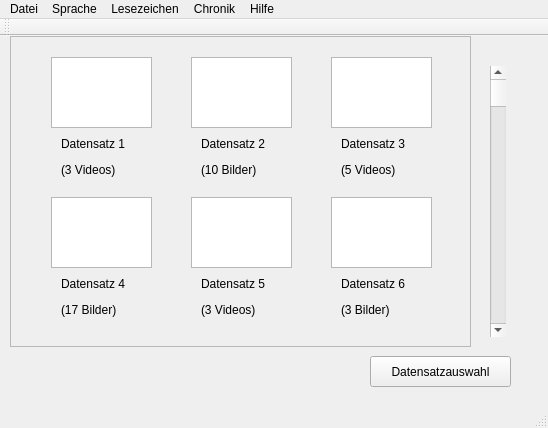
<?xml version="1.0" encoding="UTF-8"?>
<ui version="4.0">
 <class>MainWindow</class>
 <widget class="QMainWindow" name="MainWindow">
  <property name="geometry">
   <rect>
    <x>0</x>
    <y>0</y>
    <width>548</width>
    <height>428</height>
   </rect>
  </property>
  <property name="windowTitle">
   <string>MainWindow</string>
  </property>
  <widget class="QWidget" name="centralWidget">
   <widget class="QScrollBar" name="verticalScrollBar">
    <property name="geometry">
     <rect>
      <x>490</x>
      <y>30</y>
      <width>16</width>
      <height>271</height>
     </rect>
    </property>
    <property name="orientation">
     <enum>Qt::Vertical</enum>
    </property>
   </widget>
   <widget class="QScrollArea" name="scrollArea">
    <property name="geometry">
     <rect>
      <x>10</x>
      <y>0</y>
      <width>461</width>
      <height>311</height>
     </rect>
    </property>
    <property name="widgetResizable">
     <bool>true</bool>
    </property>
    <widget class="QWidget" name="scrollAreaWidgetContents">
     <property name="geometry">
      <rect>
       <x>0</x>
       <y>0</y>
       <width>459</width>
       <height>309</height>
      </rect>
     </property>
     <widget class="QGraphicsView" name="graphicsView_2">
      <property name="geometry">
       <rect>
        <x>180</x>
        <y>20</y>
        <width>101</width>
        <height>71</height>
       </rect>
      </property>
     </widget>
     <widget class="QLabel" name="label_2">
      <property name="geometry">
       <rect>
        <x>190</x>
        <y>90</y>
        <width>81</width>
        <height>61</height>
       </rect>
      </property>
      <property name="text">
       <string>&lt;html&gt;&lt;head/&gt;&lt;body&gt;&lt;p&gt;Datensatz 2&lt;/p&gt;&lt;p&gt;(10 Bilder)&lt;/p&gt;&lt;/body&gt;&lt;/html&gt;</string>
      </property>
     </widget>
     <widget class="QLabel" name="label_4">
      <property name="geometry">
       <rect>
        <x>50</x>
        <y>230</y>
        <width>81</width>
        <height>61</height>
       </rect>
      </property>
      <property name="text">
       <string>&lt;html&gt;&lt;head/&gt;&lt;body&gt;&lt;p&gt;Datensatz 4&lt;/p&gt;&lt;p&gt;(17 Bilder)&lt;/p&gt;&lt;/body&gt;&lt;/html&gt;</string>
      </property>
     </widget>
     <widget class="QLabel" name="label_6">
      <property name="geometry">
       <rect>
        <x>330</x>
        <y>230</y>
        <width>81</width>
        <height>61</height>
       </rect>
      </property>
      <property name="text">
       <string>&lt;html&gt;&lt;head/&gt;&lt;body&gt;&lt;p&gt;Datensatz 6&lt;/p&gt;&lt;p&gt;(3 Bilder)&lt;/p&gt;&lt;/body&gt;&lt;/html&gt;</string>
      </property>
     </widget>
     <widget class="QLabel" name="label_3">
      <property name="geometry">
       <rect>
        <x>330</x>
        <y>90</y>
        <width>81</width>
        <height>61</height>
       </rect>
      </property>
      <property name="text">
       <string>&lt;html&gt;&lt;head/&gt;&lt;body&gt;&lt;p&gt;Datensatz 3&lt;/p&gt;&lt;p&gt;(5 Videos)&lt;/p&gt;&lt;/body&gt;&lt;/html&gt;</string>
      </property>
     </widget>
     <widget class="QGraphicsView" name="graphicsView">
      <property name="geometry">
       <rect>
        <x>40</x>
        <y>20</y>
        <width>101</width>
        <height>71</height>
       </rect>
      </property>
     </widget>
     <widget class="QGraphicsView" name="graphicsView_4">
      <property name="geometry">
       <rect>
        <x>40</x>
        <y>160</y>
        <width>101</width>
        <height>71</height>
       </rect>
      </property>
     </widget>
     <widget class="QLabel" name="label">
      <property name="geometry">
       <rect>
        <x>50</x>
        <y>90</y>
        <width>81</width>
        <height>61</height>
       </rect>
      </property>
      <property name="text">
       <string>&lt;html&gt;&lt;head/&gt;&lt;body&gt;&lt;p&gt;Datensatz 1&lt;/p&gt;&lt;p&gt; (3 Videos)&lt;/p&gt;&lt;/body&gt;&lt;/html&gt;</string>
      </property>
     </widget>
     <widget class="QGraphicsView" name="graphicsView_3">
      <property name="geometry">
       <rect>
        <x>320</x>
        <y>20</y>
        <width>101</width>
        <height>71</height>
       </rect>
      </property>
     </widget>
     <widget class="QLabel" name="label_5">
      <property name="geometry">
       <rect>
        <x>190</x>
        <y>230</y>
        <width>81</width>
        <height>61</height>
       </rect>
      </property>
      <property name="text">
       <string>&lt;html&gt;&lt;head/&gt;&lt;body&gt;&lt;p&gt;Datensatz 5&lt;/p&gt;&lt;p&gt;(3 Videos)&lt;/p&gt;&lt;/body&gt;&lt;/html&gt;</string>
      </property>
     </widget>
     <widget class="QGraphicsView" name="graphicsView_5">
      <property name="geometry">
       <rect>
        <x>180</x>
        <y>160</y>
        <width>101</width>
        <height>71</height>
       </rect>
      </property>
     </widget>
     <widget class="QGraphicsView" name="graphicsView_6">
      <property name="geometry">
       <rect>
        <x>320</x>
        <y>160</y>
        <width>101</width>
        <height>71</height>
       </rect>
      </property>
     </widget>
    </widget>
   </widget>
   <widget class="QPushButton" name="pushButton">
    <property name="geometry">
     <rect>
      <x>370</x>
      <y>320</y>
      <width>141</width>
      <height>31</height>
     </rect>
    </property>
    <property name="text">
     <string>Datensatzauswahl</string>
    </property>
   </widget>
  </widget>
  <widget class="QMenuBar" name="menuBar">
   <property name="geometry">
    <rect>
     <x>0</x>
     <y>0</y>
     <width>548</width>
     <height>27</height>
    </rect>
   </property>
   <widget class="QMenu" name="menuSprache">
    <property name="title">
     <string>Sprache</string>
    </property>
    <addaction name="actionDeuscch"/>
    <addaction name="actionEnglish"/>
   </widget>
   <widget class="QMenu" name="menuLesezeichen">
    <property name="title">
     <string>Lesezeichen</string>
    </property>
   </widget>
   <widget class="QMenu" name="menuChronik">
    <property name="title">
     <string>Chronik</string>
    </property>
   </widget>
   <widget class="QMenu" name="menuHilfe">
    <property name="title">
     <string>Hilfe</string>
    </property>
    <addaction name="actionAbout"/>
    <addaction name="actionAnweisungen"/>
   </widget>
   <widget class="QMenu" name="menuDatei">
    <property name="title">
     <string>Datei</string>
    </property>
    <addaction name="actionDatensaty_ausw_hlen"/>
    <addaction name="actionBeenden"/>
   </widget>
   <addaction name="menuDatei"/>
   <addaction name="menuSprache"/>
   <addaction name="menuLesezeichen"/>
   <addaction name="menuChronik"/>
   <addaction name="menuHilfe"/>
  </widget>
  <widget class="QToolBar" name="mainToolBar">
   <attribute name="toolBarArea">
    <enum>TopToolBarArea</enum>
   </attribute>
   <attribute name="toolBarBreak">
    <bool>false</bool>
   </attribute>
  </widget>
  <widget class="QStatusBar" name="statusBar"/>
  <action name="actionDatensaty_ausw_hlen">
   <property name="text">
    <string>Datensatz auswählen</string>
   </property>
  </action>
  <action name="actionBeenden">
   <property name="text">
    <string>Beenden</string>
   </property>
  </action>
  <action name="actionDeuscch">
   <property name="text">
    <string>Deutsch</string>
   </property>
  </action>
  <action name="actionEnglish">
   <property name="text">
    <string>English</string>
   </property>
  </action>
  <action name="actionAbout">
   <property name="text">
    <string>About</string>
   </property>
  </action>
  <action name="actionAnweisungen">
   <property name="text">
    <string>Anweisungen</string>
   </property>
  </action>
 </widget>
 <layoutdefault spacing="6" margin="11"/>
 <resources/>
 <connections/>
</ui>
